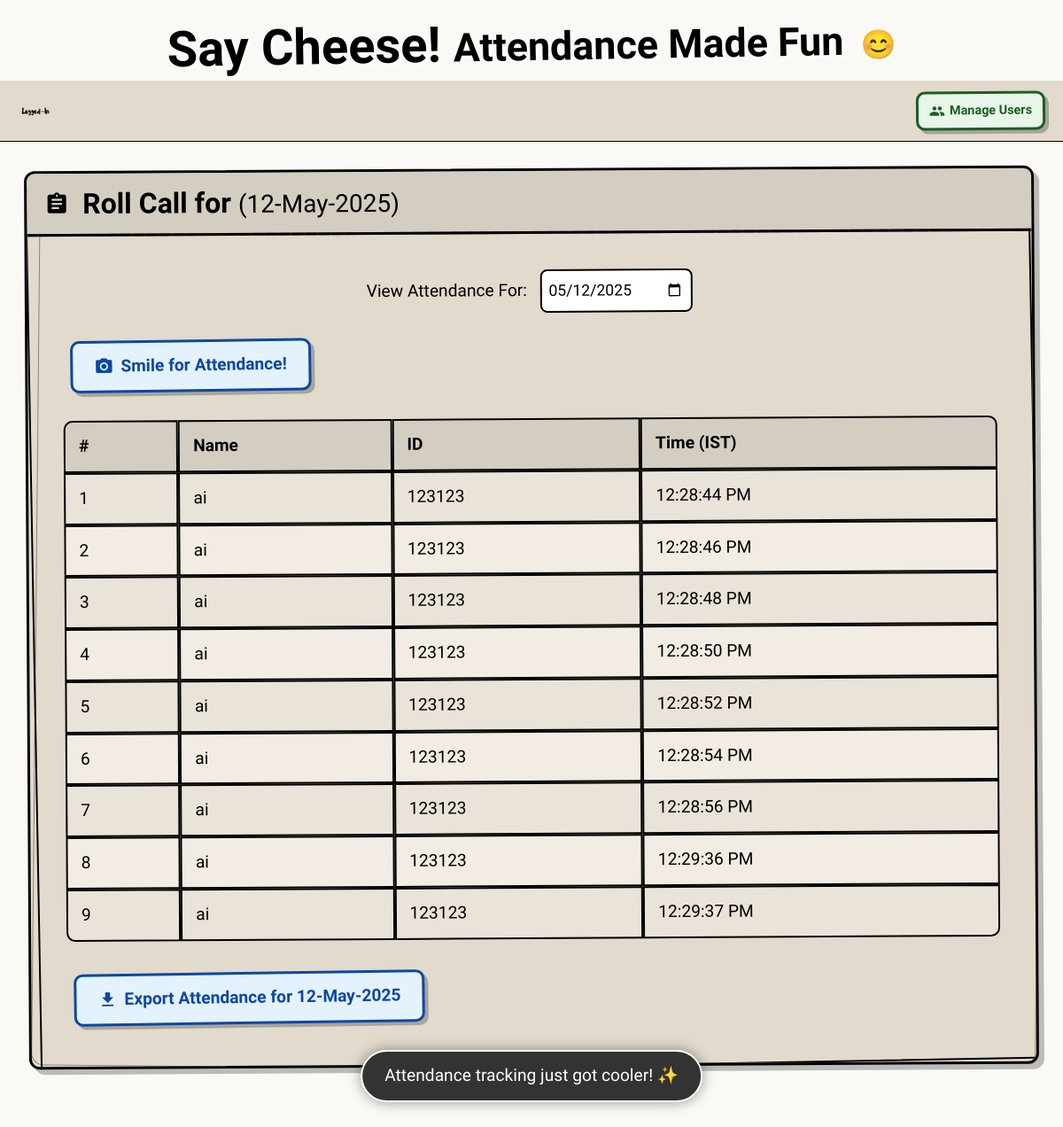
The app's page /attendance with its own data.
### tables this page shows
CREATE TABLE attendance (
        id INTEGER PRIMARY KEY,
        user_id TEXT NOT NULL,
        name TEXT NOT NULL,
        date TEXT NOT NULL,
        time TEXT NOT NULL,
        FOREIGN KEY (user_id) REFERENCES users(user_id)
    );

### app.py (the view)
@app.route('/attendance')
def attendance_page():
    selected_date = request.args.get('date')
    names, rolls, times, l = extract_attendance(selected_date)
    display_date = datetoday2_default
    picker_date = datetime.now(ist).strftime("%Y-%m-%d")
    if selected_date:
        try:
            dt_obj = datetime.strptime(selected_date, "%Y-%m-%d")
            display_date = dt_obj.strftime("%d-%B-%Y")
            picker_date = selected_date
        except ValueError: pass # Keep defaults if date is invalid
    today_for_check_yyyymmdd = datetime.now(ist).strftime("%Y-%m-%d")
    return render_template('attendance.html', names=names, rolls=rolls, times=times, l=l,
                           datetoday2_display=display_date, selected_date_for_picker=picker_date,
                           today_date_for_check=today_for_check_yyyymmdd, # Pass this new variable
                           mess=request.args.get('mess'))

### app.py (called while the page is built, shortened)
@contextmanager
def get_db_connection():
    conn = None
    try:
        conn = sqlite3.connect('face_attendance.db', timeout=30.0)
        conn.execute("PRAGMA foreign_keys = ON")
        yield conn
    except Exception as e:
        print(f"Database connection error: {e}")
        traceback.print_exc()
        if conn: conn.rollback()
        raise
    finally:
        if conn:
            conn.commit()
            conn.close()

def execute_with_retry(operation, max_retries=5, retry_delay=1.0):
    retries = 0
    while retries < max_retries:
        try:
            return operation()
        except Exception as e:
            print(f"Database operation error: {e}")
            traceback.print_exc()
            raise

def format_time_to_12hr(time_str_24hr):
    if not time_str_24hr: return ""
    try:
        return datetime.strptime(time_str_24hr, "%H:%M:%S").strftime("%I:%M:%S %p")
    except ValueError: return time_str_24hr

### templates/attendance.html (shortened to what this page needs)
{% extends 'navbar_logout.html' %}
{% block page_title %}
    <h1 class="main-title">Say Cheese! <span style="font-size: 0.8em;">Attendance Made Fun <span class="smile-icon">😊</span></span></h1>
{% endblock page_title %}
{% block navbar_actions %}
    <a href="{{ url_for('user_management_page') }}" class="btn btn-green" style="margin: 0; font-size: 0.9rem; padding: 8px 12px;">
        <i class="material-icons icon" style="font-size: 18px; margin-right: 5px;">people</i> Manage Users
    </a>
{% endblock navbar_actions %}
{% block adminpage %}
<html lang="en">
  <head>
  </head>
<body>
<div class="container">
    <div>
        <div class="sketchy-box panel panel-left">
            <div class="panel-header">
                <i class="material-icons icon">assignment</i>
                <h2>Roll Call for <small>({{ datetoday2_display }})</small></h2>
            </div>
            <div class="panel-body">
                <div style="margin-bottom: 20px; text-align: center;">
                    <label for="attendance-date-picker" style="font-family: 'Kalam', cursive; font-size: 1.2rem; margin-right: 10px;">View Attendance For:</label>
                    <input type="date" id="attendance-date-picker" name="attendance-date"
                           value="{{ selected_date_for_picker }}"
                           style="padding: 8px; border: 2px solid #000; border-radius: 8px; font-family: 'Architects Daughter', cursive; font-size: 1.1rem;">
                </div>
                <button id="toggle-camera-btn" class="btn btn-blue btn-pulse">
                    <i class="material-icons" style="font-size: 22px; margin-right: 8px;">camera_alt</i>
                    Smile for Attendance!
                </button>
                <div id="attendance-table-container" style="margin-top: 25px;">
                    {% if l and l > 0 %}
                    <table class="sketchy-table">
                        <tr>
                            <th>#</th>
                            <th>Name</th>
                            <th>ID</th>
                            <th>Time (IST)</th>
                        </tr>
                        {% for i in range(l) %}
                        <tr>
                            <td>{{ i+1 }}</td>
                            <td>{{ names[i] }}</td>
                            <td>{{ rolls[i] }}</td>
                            <td>{{ times[i] }}</td>
                        </tr>
                        {% endfor %}
                    </table>
                    {% endif %}
                </div>
                <button id="export-attendance-btn" class="btn btn-blue" style="margin-top: 15px;">
                    <i class="material-icons" style="font-size: 22px; margin-right: 8px;">download</i>
                    Export Attendance for {{ datetoday2_display }}
                </button>
            </div>
        </div>
    </div>
</div>
<div class="fun-message" id="fun-message">Taking attendance has never been this fun! 🎉</div>
</body>
</html>
{% endblock %}

### templates/navbar_logout.html (shortened to what this page needs)
<!doctype html>
<html lang="en">
  <head>
    <link rel="stylesheet" href="https://cdn.jsdelivr.net/npm/bootstrap@4.0.0/dist/css/bootstrap.min.css">
    <link href="https://cdn.jsdelivr.net/npm/bootstrap@5.0.0-beta3/dist/css/bootstrap.min.css" rel="stylesheet"
>
  </head>
  <body>
    {% block page_title %}
    {% endblock page_title %}
    <nav class="navbar">
        <div class="navbar-container">
            <img src="{{ url_for('static', filename='images/spicy.png') }}" alt="Logged-In" class="logo">
            <div class="navbar-actions">
                {% block navbar_actions %}
                {% endblock navbar_actions %}
            </div>
        </div>
    </nav>
    {% block adminpage %}
    {% endblock adminpage %}
  </body>
</html>

### templates/navbar_logout.html (style rules this page uses)
body { font-family: 'Inter', sans-serif; background-color: #faf9f5; margin: 0; padding: 0; }
.navbar { padding: 12px 20px; display: flex; align-items: center; justify-content: space-between; border-bottom: 1px solid #000; background-color: #e1dacd; z-index: 100; position: relative; }
.navbar-container { display: flex; justify-content: space-between; align-items: center; width: 100%; }
.logo { height: 40px; transition: transform 0.3s ease; }
.navbar-actions { margin-left: auto; }

### templates/attendance.html (style rules this page uses)
* { box-sizing: border-box; }
body { font-family: 'Architects Daughter', cursive; color: #000; overflow-x: hidden; line-height: 1.6; font-size: 16px; }
.sketchy-box { position: relative; border: 3px solid #000; border-radius: 12px; background-color: #e1dacd; box-shadow: 6px 6px 0 rgba(0,0,0,0.25); transition: all 0.3s ease; margin-bottom: 25px; }
.sketchy-box::before { content: ''; position: absolute; top: 4px; left: 4px; right: -4px; bottom: -4px; z-index: -1; border: 2px solid #000; border-radius: 12px; transform: rotate(-0.7deg); }
.sketchy-box::after { content: ''; position: absolute; top: 7px; left: 7px; right: -7px; bottom: -7px; z-index: -2; border: 1px solid rgba(0,0,0,0.4); border-radius: 14px; transform: rotate(0.9deg); }
.container { max-width: 1400px; margin: 0 auto; padding: 30px; }
.main-title { font-family: 'Kalam', cursive; font-size: 3.5rem; text-align: center; margin: 1rem 0 0.5rem 0; position: relative; color: #000; text-shadow: 3px 3px 0 #fff; transform: rotate(-1deg); animation: bobble 3s infinite; font-weight: 700; }
.panel { margin-bottom: 40px; padding: 25px; overflow: hidden; position: relative; min-height: 300px; }
.panel-left { transform: rotate(-0.5deg); }
.panel-header { padding: 15px 20px; margin: -25px -25px 25px -25px; border-bottom: 3px solid #000; display: flex; align-items: center; background-color: #d4cec2; position: relative; }
.panel-header::after { content: ''; position: absolute; bottom: -3px; left: 0; width: 100%; height: 3px; background: repeating-linear-gradient( to right, #000, #000 12px, transparent 12px, transparent 15px ); opacity: 0.4; }
.panel-header h2 { margin: 0; font-size: 2rem; font-family: 'Kalam', cursive; font-weight: 700; color: #000; }
.panel-header .icon { margin-right: 15px; vertical-align: middle; font-size: 28px; animation: spin 8s linear infinite; transform-origin: center; }
.panel-body { padding: 15px; font-size: 1.1rem; }
.btn { font-family: 'Architects Daughter', cursive; background-color: #fff; border: 3px solid #333; border-radius: 10px; padding: 12px 24px; font-size: 1.2rem; cursor: pointer; position: relative; transition: all 0.2s; display: inline-flex; align-items: center; margin: 8px; overflow: hidden; box-shadow: 4px 4px 0 rgba(0,0,0,0.25); transform: rotate(-0.5deg); color: #000; font-weight: 600; text-decoration: none; }
.btn::before { content: ''; position: absolute; top: 0; left: -100%; width: 100%; height: 100%; background: rgba(255,255,255,0.4); transition: all 0.3s ease; }
.btn .icon { margin-right: 10px; font-size: 22px; }
.btn-blue { background-color: #e3f2fd; color: #0d47a1; border-color: #0d47a1; }
.btn-green { background-color: #e8f5e9; color: #1b5e20; border-color: #1b5e20; }
.sketchy-table { width: 100%; border-collapse: separate; border-spacing: 0; margin: 20px 0; font-size: 1.2rem; }
.sketchy-table th, .sketchy-table td { border: 2px solid #000; padding: 12px 15px; position: relative; }
.sketchy-table th { background-color: #d4cec2; font-family: 'Kalam', cursive; font-weight: 700; color: #000; }
.sketchy-table th:first-child { border-top-left-radius: 10px; }
.sketchy-table th:last-child { border-top-right-radius: 10px; }
.sketchy-table tr:last-child td:first-child { border-bottom-left-radius: 10px; }
.sketchy-table tr:last-child td:last-child { border-bottom-right-radius: 10px; }
.sketchy-table tr:nth-child(even) { background-color: #eae3d9; }
.sketchy-table tr:nth-child(odd) { background-color: #f2ece5; }
.smile-icon { display: inline-block; font-size: 2rem; margin-left: 8px; animation: smile-bounce 2s infinite; }
.fun-message { position: fixed; bottom: -70px; left: 50%; transform: translateX(-50%); background: #333; color: #fff; padding: 12px 25px; border-radius: 30px; font-family: 'Kalam', cursive; box-shadow: 0 0 15px rgba(0,0,0,0.4); z-index: 1000; opacity: 0; transition: all 0.5s ease; font-size: 1.2rem; border: 2px solid #fff; }
.fun-message.show { bottom: 30px; opacity: 1; }
.btn-pulse { animation: pulse-border 2s infinite; }

### records on screen
attendance: name "ai", user "123123"
attendance: name "ai", user "123123"
attendance: name "ai", user "123123"
attendance: name "ai", user "123123"
attendance: name "ai", user "123123"
attendance: name "ai", user "123123"
attendance: name "ai", user "123123"
attendance: name "ai", user "123123"
attendance: name "ai", user "123123"

### other values on screen
{{ datetoday2_display }} "12-May-2025"
{{ i+1 }} "1" "2" "3" "4" "5" "6" "7" "8" "9"
{{ times[i] }} "12:28:44 PM" "12:28:46 PM" "12:28:48 PM" "12:28:50 PM" "12:28:52 PM" "12:28:54 PM" "12:28:56 PM" "12:29:36 PM" "12:29:37 PM"
